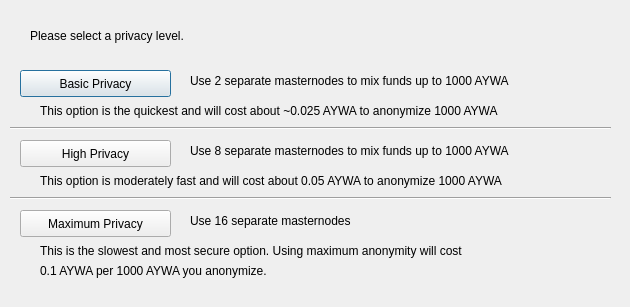
<?xml version="1.0" encoding="UTF-8"?>
<ui version="4.0">
 <class>DarksendConfig</class>
 <widget class="QDialog" name="DarksendConfig">
  <property name="geometry">
   <rect>
    <x>0</x>
    <y>0</y>
    <width>630</width>
    <height>307</height>
   </rect>
  </property>
  <property name="windowTitle">
   <string>Configure PrivateSend</string>
  </property>
  <widget class="QPushButton" name="buttonBasic">
   <property name="geometry">
    <rect>
     <x>20</x>
     <y>70</y>
     <width>151</width>
     <height>27</height>
    </rect>
   </property>
   <property name="text">
    <string>Basic Privacy</string>
   </property>
  </widget>
  <widget class="QPushButton" name="buttonHigh">
   <property name="geometry">
    <rect>
     <x>20</x>
     <y>140</y>
     <width>151</width>
     <height>27</height>
    </rect>
   </property>
   <property name="text">
    <string>High Privacy</string>
   </property>
  </widget>
  <widget class="QPushButton" name="buttonMax">
   <property name="geometry">
    <rect>
     <x>20</x>
     <y>210</y>
     <width>151</width>
     <height>27</height>
    </rect>
   </property>
   <property name="text">
    <string>Maximum Privacy</string>
   </property>
  </widget>
  <widget class="QLabel" name="label">
   <property name="geometry">
    <rect>
     <x>30</x>
     <y>20</y>
     <width>571</width>
     <height>31</height>
    </rect>
   </property>
   <property name="text">
    <string>Please select a privacy level.</string>
   </property>
  </widget>
  <widget class="QLabel" name="label_2">
   <property name="geometry">
    <rect>
     <x>190</x>
     <y>70</y>
     <width>421</width>
     <height>21</height>
    </rect>
   </property>
   <property name="text">
    <string>Use 2 separate masternodes to mix funds up to 1000 AYWA</string>
   </property>
  </widget>
  <widget class="QLabel" name="label_3">
   <property name="geometry">
    <rect>
     <x>190</x>
     <y>140</y>
     <width>411</width>
     <height>21</height>
    </rect>
   </property>
   <property name="text">
    <string>Use 8 separate masternodes to mix funds up to 1000 AYWA</string>
   </property>
  </widget>
  <widget class="QLabel" name="label_4">
   <property name="geometry">
    <rect>
     <x>190</x>
     <y>210</y>
     <width>421</width>
     <height>21</height>
    </rect>
   </property>
   <property name="text">
    <string>Use 16 separate masternodes</string>
   </property>
  </widget>
  <widget class="QLabel" name="label_6">
   <property name="geometry">
    <rect>
     <x>40</x>
     <y>100</y>
     <width>561</width>
     <height>21</height>
    </rect>
   </property>
   <property name="text">
    <string>This option is the quickest and will cost about ~0.025 AYWA to anonymize 1000 AYWA</string>
   </property>
  </widget>
  <widget class="QLabel" name="label_7">
   <property name="geometry">
    <rect>
     <x>40</x>
     <y>170</y>
     <width>561</width>
     <height>21</height>
    </rect>
   </property>
   <property name="text">
    <string>This option is moderately fast and will cost about 0.05 AYWA to anonymize 1000 AYWA</string>
   </property>
  </widget>
  <widget class="QLabel" name="label_8">
   <property name="geometry">
    <rect>
     <x>40</x>
     <y>240</y>
     <width>561</width>
     <height>21</height>
    </rect>
   </property>
   <property name="text">
    <string>This is the slowest and most secure option. Using maximum anonymity will cost</string>
   </property>
  </widget>
  <widget class="QLabel" name="label_9">
   <property name="geometry">
    <rect>
     <x>40</x>
     <y>260</y>
     <width>561</width>
     <height>21</height>
    </rect>
   </property>
   <property name="text">
    <string>0.1 AYWA per 1000 AYWA you anonymize.</string>
   </property>
  </widget>
  <widget class="Line" name="line">
   <property name="geometry">
    <rect>
     <x>10</x>
     <y>120</y>
     <width>601</width>
     <height>16</height>
    </rect>
   </property>
   <property name="orientation">
    <enum>Qt::Horizontal</enum>
   </property>
  </widget>
  <widget class="Line" name="line_2">
   <property name="geometry">
    <rect>
     <x>10</x>
     <y>190</y>
     <width>601</width>
     <height>16</height>
    </rect>
   </property>
   <property name="orientation">
    <enum>Qt::Horizontal</enum>
   </property>
  </widget>
 </widget>
 <resources/>
 <connections/>
</ui>
